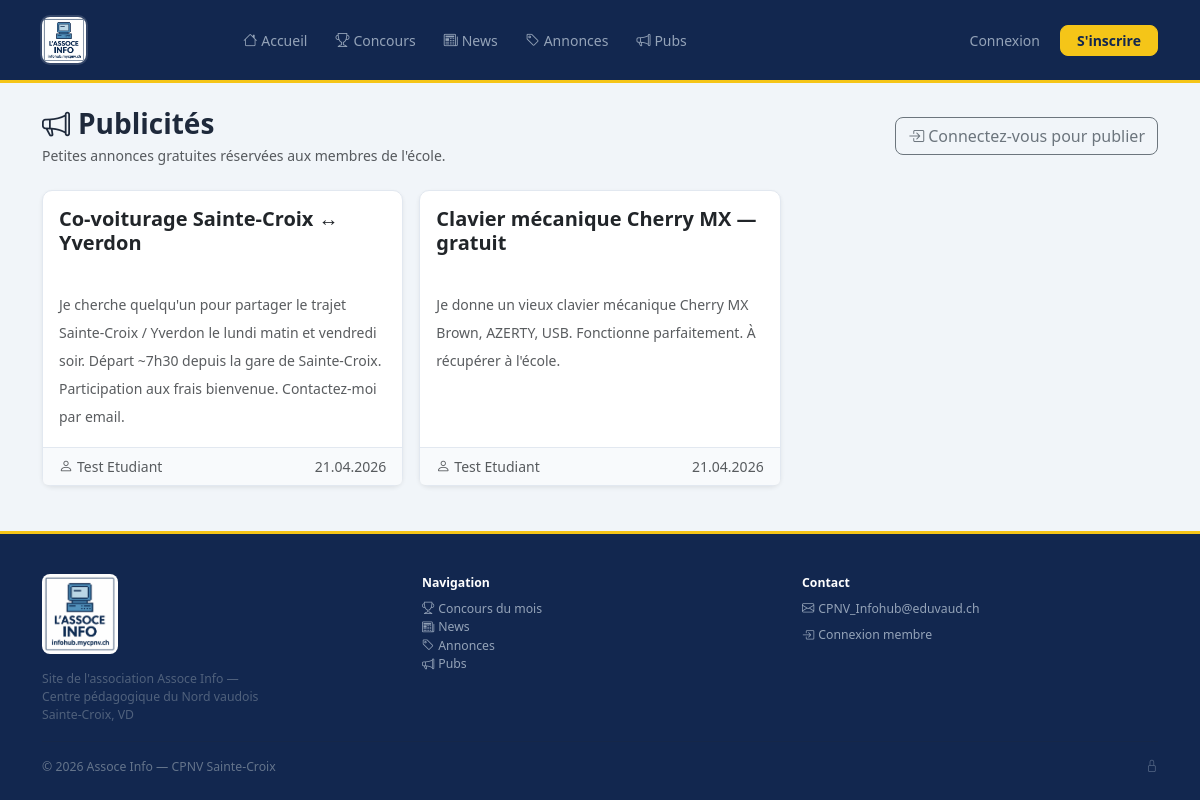
The page /pubs.php on the database its author committed.
### tables this page shows
CREATE TABLE IF NOT EXISTS pubs (
    id          INT AUTO_INCREMENT PRIMARY KEY,
    user_id     INT          NOT NULL,
    titre       VARCHAR(200) NOT NULL,
    contenu     TEXT         NOT NULL,
    created_at  TIMESTAMP DEFAULT CURRENT_TIMESTAMP,
    FOREIGN KEY (user_id) REFERENCES utilisateurs(id) ON DELETE CASCADE
);

CREATE TABLE IF NOT EXISTS utilisateurs (
    id          INT AUTO_INCREMENT PRIMARY KEY,
    nom         VARCHAR(100)  NOT NULL,
    email       VARCHAR(150)  NOT NULL UNIQUE,
    mot_de_passe VARCHAR(255) NOT NULL,
    role        ENUM('admin', 'etudiant', 'enseignant') NOT NULL DEFAULT 'etudiant',
    created_at  TIMESTAMP DEFAULT CURRENT_TIMESTAMP
);

### config.php (called while the page is built, shortened)
<?php
function isLoggedIn(): bool {
    return isset($_SESSION['user_id']);
}

### pubs.php (the view, shortened to what this page needs)
<?php
require_once __DIR__ . '/config.php';
$db = getDB();
$pubs = $db->query('
    SELECT p.*, u.nom AS auteur_nom, u.role AS auteur_role
    FROM pubs p
    JOIN utilisateurs u ON u.id = p.user_id
    ORDER BY p.created_at DESC
')->fetchAll();
require_once __DIR__ . '/includes/header.php';
?>
<div class="d-flex justify-content-between align-items-center mb-4 flex-wrap gap-2">
    <div>
        <h1 class="h3 fw-bold mb-1"><i class="bi bi-megaphone me-2"></i>Publicités</h1>
        <p class="text-muted mb-0 small">Petites annonces gratuites réservées aux membres de l'école.</p>
    </div>
    <?php if (isLoggedIn()): ?>
        <button class="btn btn-warning fw-semibold" data-bs-toggle="collapse" data-bs-target="#formPub">
            <i class="bi bi-plus-lg me-1"></i>Déposer une pub
        </button>
    <?php else: ?>
        <a href="<?= BASE_URL ?>/login.php?redirect=<?= urlencode($_SERVER['REQUEST_URI']) ?>"
           class="btn btn-outline-secondary">
            <i class="bi bi-box-arrow-in-right me-1"></i>Connectez-vous pour publier
        </a>
    <?php endif; ?>
</div>
<?php if ($pubs): ?>
    <div class="row g-3">
        <?php foreach ($pubs as $pub): ?>
        <div class="col-md-6 col-lg-4">
            <div class="card h-100 shadow-sm">
                <div class="card-body">
                    <h5 class="card-title fw-semibold mb-2"><?= htmlspecialchars($pub['titre']) ?></h5>
                    <p class="card-text small text-muted lh-lg" style="white-space:pre-line">
                        <?= htmlspecialchars($pub['contenu']) ?>
                    </p>
                </div>
                <div class="card-footer d-flex justify-content-between align-items-center small text-muted">
                    <span>
                        <i class="bi bi-person me-1"></i><?= htmlspecialchars($pub['auteur_nom']) ?>
                    </span>
                    <span class="d-flex align-items-center gap-2">
                        <span><?= date('d.m.Y', strtotime($pub['created_at'])) ?></span>
                    </span>
                </div>
            </div>
        </div>
        <?php endforeach; ?>
    </div>
<?php endif; ?>
<?php require_once __DIR__ . '/includes/footer.php'; ?>

### assets/css/style.css (style rules this page uses)
:root { --ih-yellow: #f5c518; --ih-yellow-dim: #c9a100; --ih-dark: #12274f; --ih-dark-2: #1a3a6b; --ih-muted: #64748b; --ih-radius: .625rem; }
body { font-family: 'Segoe UI', system-ui, sans-serif; background: #f1f5f9; color: #1e293b; }
.card { border: 1px solid #e2e8f0; border-radius: var(--ih-radius); background: #fff; transition: box-shadow .2s, transform .2s; }
.card-footer { background: #f8fafc; border-top: 1px solid #e2e8f0; }
.btn { border-radius: .5rem; font-weight: 500; }

### rows shown on the page
pubs: titre "Co-voiturage Sainte-Croix ↔ Yverdon", contenu "Je cherche quelqu'un pour partager le trajet Sainte-Croix / Yverdon le lundi matin et vendredi soir. Départ ~7h30 depuis la gare de Sainte-Croix. Participation aux frais bienvenue. Contactez-moi par email.", user.nom "Test Etudiant", created_at "21.04.2026"
pubs: titre "Clavier mécanique Cherry MX — gratuit", contenu "Je donne un vieux clavier mécanique Cherry MX Brown, AZERTY, USB. Fonctionne parfaitement. À récupérer à l'école.", user.nom "Test Etudiant", created_at "21.04.2026"
